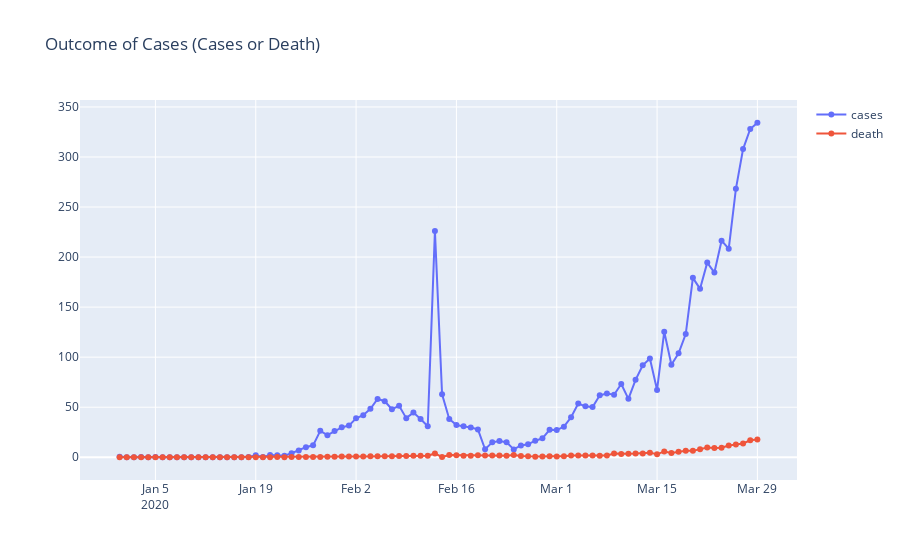

The notebook cell this image was saved under:
### Markdown cell above
# It grouped by cases confirmed and deaths, to show the behavior of the virus into these 2 variables

### Code cell
grouped_virus_19 = virus_19.groupby('dateRep')['cases','deaths'].sum().reset_index()
fig = go.Figure()
fig.add_trace(go.Scatter(x=grouped_virus_19['dateRep'], y=grouped_virus_19['cases'],
                    mode='lines+markers',
                    name='cases'))
fig.add_trace(go.Scatter(x=grouped_virus_19['dateRep'], y=grouped_virus_19['deaths'],
                    mode='lines+markers',
                    name='death'))

fig.update_layout(
    title={
                'text': "Outcome of Cases (Cases or Death)",
})
